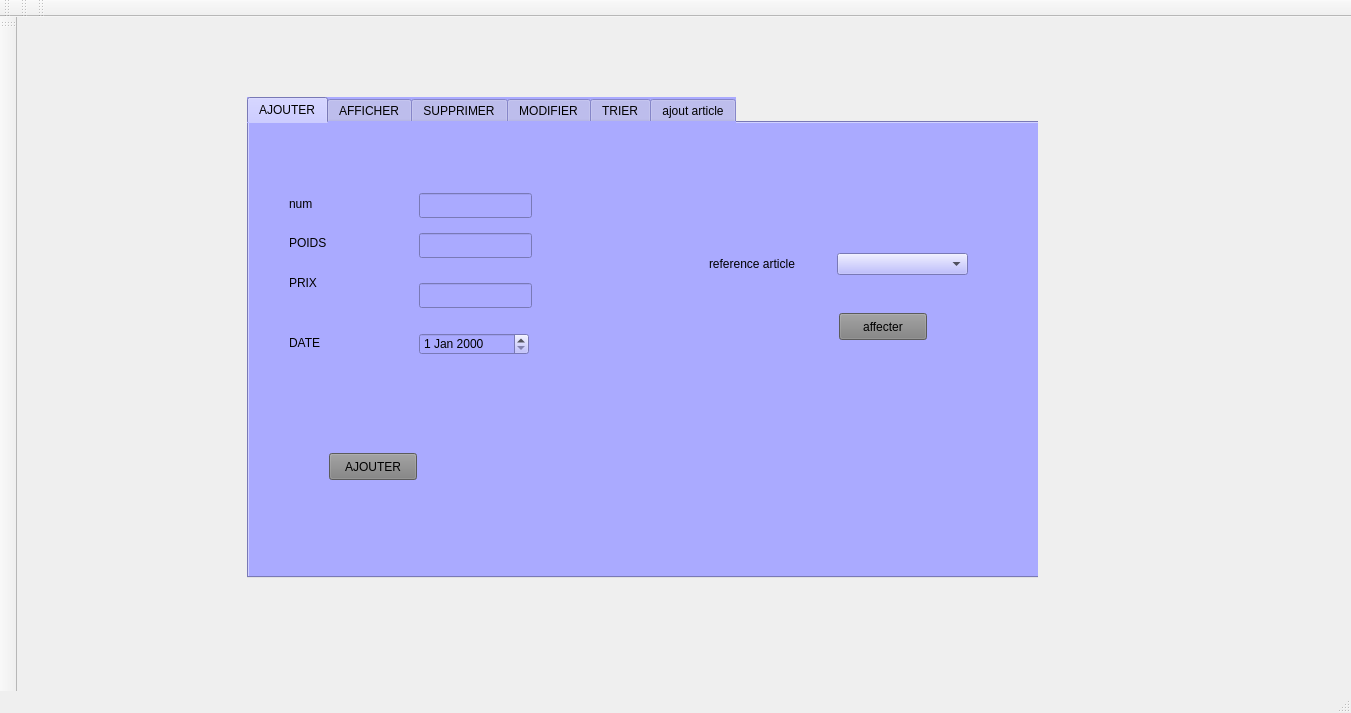
<?xml version="1.0" encoding="UTF-8"?>
<ui version="4.0">
 <class>MainWindow</class>
 <widget class="QMainWindow" name="MainWindow">
  <property name="geometry">
   <rect>
    <x>0</x>
    <y>0</y>
    <width>1351</width>
    <height>713</height>
   </rect>
  </property>
  <property name="windowTitle">
   <string>Gestion du supermarcher</string>
  </property>
  <widget class="QWidget" name="centralWidget">
   <widget class="QStackedWidget" name="stackedWidget_2">
    <property name="geometry">
     <rect>
      <x>80</x>
      <y>50</y>
      <width>941</width>
      <height>511</height>
     </rect>
    </property>
    <property name="palette">
     <palette>
      <active>
       <colorrole role="Link">
        <brush brushstyle="SolidPattern">
         <color alpha="255">
          <red>0</red>
          <green>0</green>
          <blue>255</blue>
         </color>
        </brush>
       </colorrole>
      </active>
      <inactive>
       <colorrole role="Link">
        <brush brushstyle="SolidPattern">
         <color alpha="255">
          <red>170</red>
          <green>0</green>
          <blue>0</blue>
         </color>
        </brush>
       </colorrole>
      </inactive>
      <disabled>
       <colorrole role="Link">
        <brush brushstyle="SolidPattern">
         <color alpha="255">
          <red>0</red>
          <green>0</green>
          <blue>255</blue>
         </color>
        </brush>
       </colorrole>
      </disabled>
     </palette>
    </property>
    <property name="font">
     <font>
      <family>Neue Haas Grotesk Text Pro</family>
      <pointsize>11</pointsize>
      <weight>75</weight>
      <italic>true</italic>
      <bold>true</bold>
     </font>
    </property>
    <property name="currentIndex">
     <number>1</number>
    </property>
    <widget class="QWidget" name="stackedWidget_2Page2">
     <widget class="QTabWidget" name="tabWidget">
      <property name="geometry">
       <rect>
        <x>220</x>
        <y>0</y>
        <width>711</width>
        <height>551</height>
       </rect>
      </property>
      <property name="styleSheet">
       <string notr="true">background-color:rgb(170, 170, 255)</string>
      </property>
      <property name="currentIndex">
       <number>2</number>
      </property>
      <widget class="QWidget" name="tab">
       <attribute name="title">
        <string>Ajouter un Fournisseur</string>
       </attribute>
       <widget class="QLabel" name="label">
        <property name="geometry">
         <rect>
          <x>40</x>
          <y>150</y>
          <width>81</width>
          <height>16</height>
         </rect>
        </property>
        <property name="text">
         <string>&lt;html&gt;&lt;head/&gt;&lt;body&gt;&lt;p&gt;NUMERO&lt;/p&gt;&lt;p&gt;&lt;br/&gt;&lt;/p&gt;&lt;/body&gt;&lt;/html&gt;</string>
        </property>
       </widget>
       <widget class="QLabel" name="label_2">
        <property name="geometry">
         <rect>
          <x>50</x>
          <y>50</y>
          <width>47</width>
          <height>16</height>
         </rect>
        </property>
        <property name="text">
         <string>&lt;html&gt;&lt;head/&gt;&lt;body&gt;&lt;p&gt;NOM&lt;/p&gt;&lt;/body&gt;&lt;/html&gt;</string>
        </property>
       </widget>
       <widget class="QLabel" name="label_3">
        <property name="geometry">
         <rect>
          <x>50</x>
          <y>240</y>
          <width>51</width>
          <height>21</height>
         </rect>
        </property>
        <property name="font">
         <font>
          <family>Verdana Pro Cond Black</family>
          <italic>false</italic>
         </font>
        </property>
        <property name="text">
         <string>&lt;html&gt;&lt;head/&gt;&lt;body&gt;&lt;p&gt;&lt;span style=&quot; font-weight:400;&quot;&gt;RATING&lt;/span&gt;&lt;/p&gt;&lt;p&gt;&lt;span style=&quot; font-weight:400;&quot;&gt;&lt;br/&gt;&lt;/span&gt;&lt;/p&gt;&lt;/body&gt;&lt;/html&gt;</string>
        </property>
       </widget>
       <widget class="QLineEdit" name="lineEdit_nom">
        <property name="geometry">
         <rect>
          <x>140</x>
          <y>50</y>
          <width>113</width>
          <height>20</height>
         </rect>
        </property>
       </widget>
       <widget class="QLineEdit" name="lineEdit_num">
        <property name="geometry">
         <rect>
          <x>150</x>
          <y>140</y>
          <width>113</width>
          <height>20</height>
         </rect>
        </property>
       </widget>
       <widget class="QPushButton" name="pb_ajouter">
        <property name="geometry">
         <rect>
          <x>280</x>
          <y>300</y>
          <width>75</width>
          <height>23</height>
         </rect>
        </property>
        <property name="text">
         <string>Ajouter</string>
        </property>
       </widget>
       <widget class="QLabel" name="label_13">
        <property name="geometry">
         <rect>
          <x>50</x>
          <y>190</y>
          <width>61</width>
          <height>21</height>
         </rect>
        </property>
        <property name="text">
         <string>E-MAIL</string>
        </property>
       </widget>
       <widget class="QLineEdit" name="lineEdit_mail">
        <property name="geometry">
         <rect>
          <x>150</x>
          <y>190</y>
          <width>113</width>
          <height>20</height>
         </rect>
        </property>
       </widget>
       <widget class="QSpinBox" name="spinBox">
        <property name="geometry">
         <rect>
          <x>150</x>
          <y>240</y>
          <width>111</width>
          <height>21</height>
         </rect>
        </property>
        <property name="maximum">
         <number>10</number>
        </property>
       </widget>
      </widget>
      <widget class="QWidget" name="tab_2">
       <attribute name="title">
        <string>Afficher les Fournisseur</string>
       </attribute>
       <widget class="QTableView" name="tabfournisseu">
        <property name="geometry">
         <rect>
          <x>40</x>
          <y>30</y>
          <width>651</width>
          <height>351</height>
         </rect>
        </property>
        <property name="cursor" stdset="0">
         <cursorShape>WaitCursor</cursorShape>
        </property>
       </widget>
      </widget>
      <widget class="QWidget" name="tab_3">
       <attribute name="title">
        <string>Supprimer un Fournisseur</string>
       </attribute>
       <widget class="QLineEdit" name="lineEdit_id_2">
        <property name="geometry">
         <rect>
          <x>140</x>
          <y>30</y>
          <width>113</width>
          <height>20</height>
         </rect>
        </property>
       </widget>
       <widget class="QLabel" name="label_4">
        <property name="geometry">
         <rect>
          <x>20</x>
          <y>30</y>
          <width>61</width>
          <height>16</height>
         </rect>
        </property>
        <property name="text">
         <string>nom</string>
        </property>
       </widget>
       <widget class="QPushButton" name="pb_supprimer">
        <property name="geometry">
         <rect>
          <x>240</x>
          <y>140</y>
          <width>75</width>
          <height>23</height>
         </rect>
        </property>
        <property name="text">
         <string>Supprimer</string>
        </property>
       </widget>
      </widget>
      <widget class="QWidget" name="tab_6">
       <attribute name="title">
        <string>modifier </string>
       </attribute>
       <widget class="QLabel" name="label_14">
        <property name="geometry">
         <rect>
          <x>120</x>
          <y>60</y>
          <width>47</width>
          <height>13</height>
         </rect>
        </property>
        <property name="text">
         <string>nom</string>
        </property>
       </widget>
       <widget class="QLabel" name="label_15">
        <property name="geometry">
         <rect>
          <x>120</x>
          <y>100</y>
          <width>61</width>
          <height>21</height>
         </rect>
        </property>
        <property name="text">
         <string>numero</string>
        </property>
       </widget>
       <widget class="QLabel" name="label_16">
        <property name="geometry">
         <rect>
          <x>120</x>
          <y>140</y>
          <width>51</width>
          <height>16</height>
         </rect>
        </property>
        <property name="text">
         <string>E-MAIL</string>
        </property>
       </widget>
       <widget class="QLabel" name="label_17">
        <property name="geometry">
         <rect>
          <x>120</x>
          <y>180</y>
          <width>47</width>
          <height>13</height>
         </rect>
        </property>
        <property name="text">
         <string>rating</string>
        </property>
       </widget>
       <widget class="QLineEdit" name="lineEdit_9">
        <property name="geometry">
         <rect>
          <x>230</x>
          <y>60</y>
          <width>113</width>
          <height>20</height>
         </rect>
        </property>
       </widget>
       <widget class="QLineEdit" name="lineEdit_10">
        <property name="geometry">
         <rect>
          <x>230</x>
          <y>100</y>
          <width>113</width>
          <height>20</height>
         </rect>
        </property>
       </widget>
       <widget class="QLineEdit" name="lineEdit_11">
        <property name="geometry">
         <rect>
          <x>230</x>
          <y>140</y>
          <width>113</width>
          <height>20</height>
         </rect>
        </property>
       </widget>
       <widget class="QPushButton" name="pushButton_9">
        <property name="geometry">
         <rect>
          <x>290</x>
          <y>330</y>
          <width>75</width>
          <height>23</height>
         </rect>
        </property>
        <property name="text">
         <string>modifier</string>
        </property>
       </widget>
       <widget class="QSpinBox" name="spinBox_2">
        <property name="geometry">
         <rect>
          <x>230</x>
          <y>180</y>
          <width>111</width>
          <height>21</height>
         </rect>
        </property>
       </widget>
       <widget class="QLabel" name="label_18">
        <property name="geometry">
         <rect>
          <x>30</x>
          <y>20</y>
          <width>301</width>
          <height>16</height>
         </rect>
        </property>
        <property name="text">
         <string>saisir le nom du fournisseur a modifier</string>
        </property>
       </widget>
      </widget>
      <widget class="QWidget" name="tab_10">
       <attribute name="title">
        <string>trier</string>
       </attribute>
       <widget class="QTableView" name="tab_12">
        <property name="geometry">
         <rect>
          <x>105</x>
          <y>101</y>
          <width>451</width>
          <height>201</height>
         </rect>
        </property>
       </widget>
       <widget class="QLabel" name="label_12">
        <property name="geometry">
         <rect>
          <x>20</x>
          <y>20</y>
          <width>311</width>
          <height>41</height>
         </rect>
        </property>
        <property name="text">
         <string>trier le tableau des fournisseurs par rating</string>
        </property>
       </widget>
       <widget class="QPushButton" name="trierfournisseur">
        <property name="geometry">
         <rect>
          <x>490</x>
          <y>60</y>
          <width>75</width>
          <height>23</height>
         </rect>
        </property>
        <property name="text">
         <string>trier</string>
        </property>
       </widget>
      </widget>
     </widget>
     <widget class="QLabel" name="labell">
      <property name="geometry">
       <rect>
        <x>16</x>
        <y>-38</y>
        <width>981</width>
        <height>591</height>
       </rect>
      </property>
      <property name="text">
       <string/>
      </property>
     </widget>
     <zorder>labell</zorder>
     <zorder>tabWidget</zorder>
    </widget>
    <widget class="QWidget" name="page">
     <widget class="QTabWidget" name="tabWidget_2">
      <property name="geometry">
       <rect>
        <x>150</x>
        <y>30</y>
        <width>911</width>
        <height>481</height>
       </rect>
      </property>
      <property name="styleSheet">
       <string notr="true">background-color:rgb(170, 170, 255)</string>
      </property>
      <property name="currentIndex">
       <number>0</number>
      </property>
      <widget class="QWidget" name="tab_4">
       <attribute name="title">
        <string>AJOUTER</string>
       </attribute>
       <widget class="QLabel" name="label_5">
        <property name="geometry">
         <rect>
          <x>40</x>
          <y>60</y>
          <width>151</width>
          <height>41</height>
         </rect>
        </property>
        <property name="text">
         <string>num</string>
        </property>
       </widget>
       <widget class="QLabel" name="label_6">
        <property name="geometry">
         <rect>
          <x>40</x>
          <y>110</y>
          <width>68</width>
          <height>19</height>
         </rect>
        </property>
        <property name="text">
         <string>POIDS</string>
        </property>
       </widget>
       <widget class="QLabel" name="label_7">
        <property name="geometry">
         <rect>
          <x>40</x>
          <y>150</y>
          <width>68</width>
          <height>19</height>
         </rect>
        </property>
        <property name="text">
         <string>PRIX</string>
        </property>
       </widget>
       <widget class="QLabel" name="label_8">
        <property name="geometry">
         <rect>
          <x>40</x>
          <y>210</y>
          <width>68</width>
          <height>19</height>
         </rect>
        </property>
        <property name="text">
         <string>DATE </string>
        </property>
       </widget>
       <widget class="QLineEdit" name="lineEdit">
        <property name="geometry">
         <rect>
          <x>170</x>
          <y>70</y>
          <width>113</width>
          <height>25</height>
         </rect>
        </property>
       </widget>
       <widget class="QLineEdit" name="lineEdit_2">
        <property name="geometry">
         <rect>
          <x>170</x>
          <y>110</y>
          <width>113</width>
          <height>25</height>
         </rect>
        </property>
       </widget>
       <widget class="QLineEdit" name="lineEdit_3">
        <property name="geometry">
         <rect>
          <x>170</x>
          <y>160</y>
          <width>113</width>
          <height>25</height>
         </rect>
        </property>
       </widget>
       <widget class="QPushButton" name="pushButton_3">
        <property name="geometry">
         <rect>
          <x>80</x>
          <y>330</y>
          <width>88</width>
          <height>27</height>
         </rect>
        </property>
        <property name="styleSheet">
         <string notr="true">background-color:rgb(128, 128, 128);</string>
        </property>
        <property name="text">
         <string>AJOUTER</string>
        </property>
       </widget>
       <widget class="QDateEdit" name="dateEdit">
        <property name="geometry">
         <rect>
          <x>170</x>
          <y>210</y>
          <width>110</width>
          <height>22</height>
         </rect>
        </property>
       </widget>
       <widget class="QLabel" name="label_10">
        <property name="geometry">
         <rect>
          <x>460</x>
          <y>120</y>
          <width>151</width>
          <height>41</height>
         </rect>
        </property>
        <property name="text">
         <string>reference article</string>
        </property>
       </widget>
       <widget class="QPushButton" name="pushButton_8">
        <property name="geometry">
         <rect>
          <x>590</x>
          <y>190</y>
          <width>88</width>
          <height>27</height>
         </rect>
        </property>
        <property name="styleSheet">
         <string notr="true">background-color:rgb(128, 128, 128);</string>
        </property>
        <property name="text">
         <string>affecter</string>
        </property>
       </widget>
       <widget class="QComboBox" name="comboBox_3">
        <property name="geometry">
         <rect>
          <x>588</x>
          <y>130</y>
          <width>131</width>
          <height>22</height>
         </rect>
        </property>
       </widget>
      </widget>
      <widget class="QWidget" name="tab_5">
       <attribute name="title">
        <string>AFFICHER</string>
       </attribute>
       <widget class="QTableView" name="tableview">
        <property name="geometry">
         <rect>
          <x>320</x>
          <y>50</y>
          <width>331</width>
          <height>331</height>
         </rect>
        </property>
       </widget>
       <widget class="QLineEdit" name="recherche">
        <property name="geometry">
         <rect>
          <x>90</x>
          <y>10</y>
          <width>113</width>
          <height>20</height>
         </rect>
        </property>
       </widget>
       <widget class="QTableView" name="tab_article">
        <property name="geometry">
         <rect>
          <x>20</x>
          <y>81</y>
          <width>256</width>
          <height>241</height>
         </rect>
        </property>
       </widget>
      </widget>
      <widget class="QWidget" name="tab_7">
       <attribute name="title">
        <string>SUPPRIMER</string>
       </attribute>
       <widget class="QLineEdit" name="lineEdit_5">
        <property name="geometry">
         <rect>
          <x>320</x>
          <y>130</y>
          <width>113</width>
          <height>25</height>
         </rect>
        </property>
       </widget>
       <widget class="QLabel" name="label_9">
        <property name="geometry">
         <rect>
          <x>90</x>
          <y>130</y>
          <width>161</width>
          <height>21</height>
         </rect>
        </property>
        <property name="text">
         <string>NUM DU PRODUITS</string>
        </property>
       </widget>
       <widget class="QPushButton" name="pushButton_4">
        <property name="geometry">
         <rect>
          <x>580</x>
          <y>280</y>
          <width>101</width>
          <height>31</height>
         </rect>
        </property>
        <property name="styleSheet">
         <string notr="true">background-color:rgb(255, 0, 0)</string>
        </property>
        <property name="text">
         <string>SUPPRIMER</string>
        </property>
       </widget>
      </widget>
      <widget class="QWidget" name="tab_8">
       <attribute name="title">
        <string>MODIFIER</string>
       </attribute>
       <widget class="QLabel" name="label_11">
        <property name="geometry">
         <rect>
          <x>60</x>
          <y>30</y>
          <width>151</width>
          <height>51</height>
         </rect>
        </property>
        <property name="text">
         <string>NUM DU PRODUIT </string>
        </property>
       </widget>
       <widget class="QLineEdit" name="lineEdit_7">
        <property name="geometry">
         <rect>
          <x>220</x>
          <y>40</y>
          <width>113</width>
          <height>25</height>
         </rect>
        </property>
       </widget>
       <widget class="QPushButton" name="pushButton_6">
        <property name="geometry">
         <rect>
          <x>420</x>
          <y>280</y>
          <width>88</width>
          <height>27</height>
         </rect>
        </property>
        <property name="styleSheet">
         <string notr="true">background-color:rgb(0, 255, 0)</string>
        </property>
        <property name="text">
         <string>MODIFIER</string>
        </property>
       </widget>
       <widget class="QLabel" name="label_19">
        <property name="geometry">
         <rect>
          <x>100</x>
          <y>110</y>
          <width>47</width>
          <height>16</height>
         </rect>
        </property>
        <property name="text">
         <string>poids</string>
        </property>
       </widget>
       <widget class="QLabel" name="label_20">
        <property name="geometry">
         <rect>
          <x>100</x>
          <y>160</y>
          <width>41</width>
          <height>31</height>
         </rect>
        </property>
        <property name="text">
         <string>prix</string>
        </property>
       </widget>
       <widget class="QLabel" name="label_21">
        <property name="geometry">
         <rect>
          <x>100</x>
          <y>230</y>
          <width>47</width>
          <height>13</height>
         </rect>
        </property>
        <property name="text">
         <string>date</string>
        </property>
       </widget>
       <widget class="QLineEdit" name="lineEdit_8">
        <property name="geometry">
         <rect>
          <x>220</x>
          <y>110</y>
          <width>113</width>
          <height>20</height>
         </rect>
        </property>
       </widget>
       <widget class="QLineEdit" name="lineEdit_12">
        <property name="geometry">
         <rect>
          <x>220</x>
          <y>170</y>
          <width>113</width>
          <height>20</height>
         </rect>
        </property>
       </widget>
       <widget class="QLineEdit" name="lineEdit_13">
        <property name="geometry">
         <rect>
          <x>220</x>
          <y>230</y>
          <width>113</width>
          <height>20</height>
         </rect>
        </property>
       </widget>
      </widget>
      <widget class="QWidget" name="tab_9">
       <attribute name="title">
        <string>TRIER</string>
       </attribute>
       <widget class="QTableView" name="tableView_2">
        <property name="geometry">
         <rect>
          <x>80</x>
          <y>41</y>
          <width>591</width>
          <height>401</height>
         </rect>
        </property>
       </widget>
       <widget class="QLabel" name="label_23">
        <property name="geometry">
         <rect>
          <x>20</x>
          <y>10</y>
          <width>341</width>
          <height>16</height>
         </rect>
        </property>
        <property name="text">
         <string>trier les commandes d achats selon les produits</string>
        </property>
       </widget>
       <widget class="QPushButton" name="pushButton_7">
        <property name="geometry">
         <rect>
          <x>470</x>
          <y>10</y>
          <width>75</width>
          <height>23</height>
         </rect>
        </property>
        <property name="text">
         <string>trier</string>
        </property>
       </widget>
      </widget>
      <widget class="QWidget" name="tab_11">
       <attribute name="title">
        <string>ajout article</string>
       </attribute>
       <widget class="QLabel" name="label_24">
        <property name="geometry">
         <rect>
          <x>280</x>
          <y>70</y>
          <width>81</width>
          <height>31</height>
         </rect>
        </property>
        <property name="text">
         <string>ref</string>
        </property>
       </widget>
       <widget class="QLabel" name="label_25">
        <property name="geometry">
         <rect>
          <x>280</x>
          <y>110</y>
          <width>111</width>
          <height>31</height>
         </rect>
        </property>
        <property name="text">
         <string>type</string>
        </property>
       </widget>
       <widget class="QLabel" name="label_26">
        <property name="geometry">
         <rect>
          <x>280</x>
          <y>150</y>
          <width>71</width>
          <height>31</height>
         </rect>
        </property>
        <property name="text">
         <string>marque</string>
        </property>
       </widget>
       <widget class="QLabel" name="label_27">
        <property name="geometry">
         <rect>
          <x>280</x>
          <y>190</y>
          <width>47</width>
          <height>13</height>
         </rect>
        </property>
        <property name="text">
         <string>prix</string>
        </property>
       </widget>
       <widget class="QLineEdit" name="lineEdit_16">
        <property name="geometry">
         <rect>
          <x>360</x>
          <y>70</y>
          <width>113</width>
          <height>25</height>
         </rect>
        </property>
       </widget>
       <widget class="QLineEdit" name="lineEdit_14">
        <property name="geometry">
         <rect>
          <x>360</x>
          <y>150</y>
          <width>113</width>
          <height>25</height>
         </rect>
        </property>
       </widget>
       <widget class="QLineEdit" name="lineEdit_6">
        <property name="geometry">
         <rect>
          <x>360</x>
          <y>190</y>
          <width>113</width>
          <height>25</height>
         </rect>
        </property>
       </widget>
       <widget class="QPushButton" name="pushButton_5">
        <property name="geometry">
         <rect>
          <x>560</x>
          <y>320</y>
          <width>75</width>
          <height>23</height>
         </rect>
        </property>
        <property name="text">
         <string>ajouer</string>
        </property>
       </widget>
       <widget class="QLineEdit" name="lineEdit_17">
        <property name="geometry">
         <rect>
          <x>360</x>
          <y>110</y>
          <width>113</width>
          <height>25</height>
         </rect>
        </property>
       </widget>
       <widget class="QComboBox" name="comboBox_2">
        <property name="geometry">
         <rect>
          <x>610</x>
          <y>70</y>
          <width>121</width>
          <height>21</height>
         </rect>
        </property>
       </widget>
      </widget>
     </widget>
    </widget>
    <widget class="QWidget" name="stackedWidget_2Page1">
     <widget class="QWidget" name="verticalLayoutWidget">
      <property name="geometry">
       <rect>
        <x>300</x>
        <y>70</y>
        <width>501</width>
        <height>461</height>
       </rect>
      </property>
      <layout class="QVBoxLayout" name="verticalLayout">
       <item>
        <widget class="QPushButton" name="pushButton_2">
         <property name="styleSheet">
          <string notr="true">background-color:rgb(255, 0, 0)</string>
         </property>
         <property name="text">
          <string>gestion des fournisseurs</string>
         </property>
        </widget>
       </item>
       <item>
        <widget class="QPushButton" name="pushButton">
         <property name="styleSheet">
          <string notr="true">background-color:rgb(170, 170, 255)</string>
         </property>
         <property name="text">
          <string>gestion des commandes d achats</string>
         </property>
        </widget>
       </item>
      </layout>
     </widget>
     <widget class="QLabel" name="pic">
      <property name="geometry">
       <rect>
        <x>6</x>
        <y>42</y>
        <width>951</width>
        <height>531</height>
       </rect>
      </property>
      <property name="text">
       <string/>
      </property>
     </widget>
     <zorder>pic</zorder>
     <zorder>verticalLayoutWidget</zorder>
    </widget>
   </widget>
  </widget>
  <widget class="QMenuBar" name="menuBar">
   <property name="geometry">
    <rect>
     <x>0</x>
     <y>0</y>
     <width>1351</width>
     <height>21</height>
    </rect>
   </property>
  </widget>
  <widget class="QToolBar" name="mainToolBar">
   <attribute name="toolBarArea">
    <enum>TopToolBarArea</enum>
   </attribute>
   <attribute name="toolBarBreak">
    <bool>false</bool>
   </attribute>
  </widget>
  <widget class="QStatusBar" name="statusBar"/>
  <widget class="QToolBar" name="toolBar">
   <property name="windowTitle">
    <string>toolBar</string>
   </property>
   <attribute name="toolBarArea">
    <enum>TopToolBarArea</enum>
   </attribute>
   <attribute name="toolBarBreak">
    <bool>false</bool>
   </attribute>
  </widget>
  <widget class="QToolBar" name="toolBar_2">
   <property name="windowTitle">
    <string>toolBar_2</string>
   </property>
   <attribute name="toolBarArea">
    <enum>LeftToolBarArea</enum>
   </attribute>
   <attribute name="toolBarBreak">
    <bool>false</bool>
   </attribute>
  </widget>
  <widget class="QToolBar" name="toolBar_3">
   <property name="windowTitle">
    <string>toolBar_3</string>
   </property>
   <attribute name="toolBarArea">
    <enum>TopToolBarArea</enum>
   </attribute>
   <attribute name="toolBarBreak">
    <bool>false</bool>
   </attribute>
  </widget>
 </widget>
 <layoutdefault spacing="6" margin="11"/>
 <resources/>
 <connections/>
</ui>
